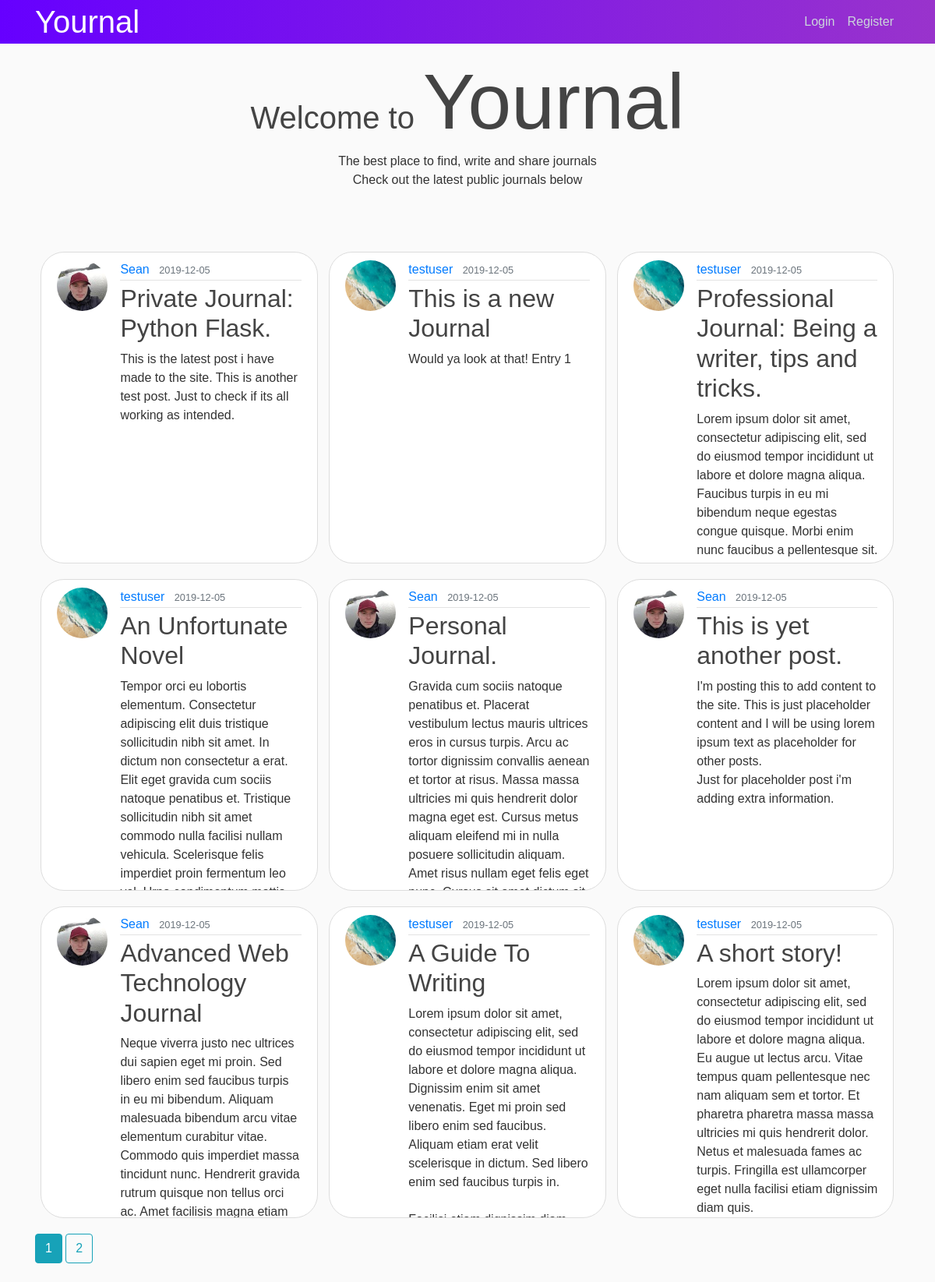
The page /home on the database its author committed.
### yournal/models.py (models this page shows, shortened)
class Post(db.Model):
    id = db.Column(db.Integer, primary_key=True)
    title = db.Column(db.String(100), nullable=False)
    date_posted = db.Column(db.DateTime, nullable=False, default=datetime.utcnow)
    content = db.Column(db.Text, nullable=False)
    user_id = db.Column(db.Integer, db.ForeignKey('user.id'), nullable=False)

class User(db.Model, UserMixin):
    id = db.Column(db.Integer, primary_key=True)
    username = db.Column(db.String(20), unique=True, nullable=False)
    email = db.Column(db.String(120), unique=True, nullable=False)
    image_file = db.Column(db.String(20), nullable=False, default='default.jpg')
    password = db.Column(db.String(60), nullable=False)
    posts = db.relationship('Post', backref='author', lazy=True)

### yournal/routes.py (the view)
@app.route("/")
@app.route("/home")
def home():
    page = request.args.get('page', 1, type=int)
    posts = Post.query.order_by(Post.date_posted.desc()).paginate(page=page, per_page=9)
    return render_template('home.html', posts=posts)

### yournal/templates/home.html
{% extends "layout.html" %}
{% block content %}
<div class="text-center heading-section">
    <h1>Welcome to <em>Yournal</em></h1>
    <p>The best place to find, write and share journals<br>Check out the latest public journals below</p>
</div>
    {% for post in posts.items %}
        <article class="media content">
          <img class="rounded-circle article-img" src="{{ url_for('static', filename='images/' + post.author.image_file) }}">
          <div class="media-body">
            <div class="article-metadata">
              <a class="mr-2" href="{{ url_for('user_posts', username=post.author.username) }}">{{ post.author.username }}</a>
              <small class="text-muted">{{ post.date_posted.strftime('%Y-%m-%d') }}</small>
            </div>
            <h2><a class="article-title" href="{{ url_for('post', post_id=post.id) }}">{{ post.title }}</a></h2>
            <p class="article-content">{{ post.content }}</p>
          </div>
        </article>
    {% endfor %}
    {% for page_num in posts.iter_pages(left_edge=1, right_edge=1, left_current=1, right_current=2) %}
      {% if page_num %}
        {% if posts.page == page_num %}
          <a class="btn btn-info mb-4" href="{{ url_for('home', page=page_num) }}">{{ page_num }}</a>
        {% else %}
          <a class="btn btn-outline-info mb-4" href="{{ url_for('home', page=page_num) }}">{{ page_num }}</a>
        {% endif %}
      {% else %}
        ...
      {% endif %}
    {% endfor %}
{% endblock content %}

### yournal/templates/layout.html (shortened to what this page needs)
<!DOCTYPE html>
<html>
<head>
    <link rel="stylesheet" href="https://maxcdn.bootstrapcdn.com/bootstrap/4.0.0/css/bootstrap.min.css">
    <link rel="stylesheet" type="text/css" href="{{ url_for('static', filename='main.css') }}">
    <link rel="stylesheet" href="https://use.typekit.net/chj7fii.css">
</head>
<body>
    <header class="site-header">
      <nav class="navbar navbar-expand-md navbar-dark bg-colour fixed-top">
        <div class="container">
          <a class="navbar-brand mr-4" href="/">Yournal</a>
          <div class="collapse navbar-collapse" id="navbarToggle">
            <div class="navbar-nav">
              {% if current_user.is_authenticated %}
                <a class="nav-item nav-link" href="{{ url_for('new_post') }}">New Journal</a>
                <a class="nav-item nav-link" href="{{ url_for('account') }}">Account</a>
                <a class="nav-item nav-link" href="{{ url_for('logout') }}">Logout</a>
              {% else %}
                <a class="nav-item nav-link" href="{{ url_for('login') }}">Login</a>
                <a class="nav-item nav-link" href="{{ url_for('register') }}">Register</a>
              {% endif %}
            </div>
          </div>
        </div>
      </nav>
    </header>
    <main role="main" class="container">
        {% block content %}{% endblock %}
    </main>
</body>
</html>

### yournal/static/main.css (style rules this page uses)
body { background: #fafafa; color: #333333; margin-top: 5rem; font-family: raleway, sans-serif; font-weight: 200; font-style: normal; }
h1, h2, h3, h4, h5, h6 { color: #444444; }
.bg-colour { background: rgb(102,0,255); background: linear-gradient(90deg, rgba(102,0,255,1) 0%, rgba(153,51,204,1) 100%); }
.navbar-brand { font-family: french-roast, sans-serif; font-weight: 400; font-style: normal; font-size: 2.5em; line-height: 20px; }
.site-header .navbar-nav .nav-link { color: #cbd5db; }
.heading-section { margin: 120px 0px 80px 0px; }
.heading-section h1 { margin-bottom: 20px; }
.heading-section h1 em { font-family: french-roast, sans-serif; font-weight: 400; font-style: normal; font-size: 2.5em; line-height: 20px; }
.content { background: #ffffff; padding: 10px 20px; border: 1px solid #dddddd; border-radius: 30px; margin-bottom: 20px; overflow: hidden; float: left; width: 32%; margin-left: 0.665%; margin-right: 0.665%; height: 400px; }
.article-title { color: #444444; }
.article-content { white-space: pre-line; }
.article-img { height: 65px; width: 65px; margin-right: 16px; }
.article-metadata { padding-bottom: 1px; margin-bottom: 4px; border-bottom: 1px solid #e3e3e3 }

### rows shown on the page
Post: image_file (picture), author.username "Sean", date_posted "2019-12-05", title "Private Journal: Python Flask.", content "This is the latest post i have made to the site. This is another test post. Just to check if its all working as intended."
Post: image_file (placeholder picture), author.username "testuser", date_posted "2019-12-05", title "This is a new Journal", content "Would ya look at that! Entry 1"
Post: image_file (placeholder picture), author.username "testuser", date_posted "2019-12-05", title "Professional Journal: Being a writer, tips and tricks.", content "Lorem ipsum dolor sit amet, consectetur adipiscing elit, sed do eiusmod tempor incididunt ut labore et dolore magna aliqua. Faucibus turpis in eu mi bibendum neque egestas congue quisque. Morbi enim nunc faucibus a pellentesque sit.…"
Post: image_file (placeholder picture), author.username "testuser", date_posted "2019-12-05", title "An Unfortunate Novel", content "Tempor orci eu lobortis elementum. Consectetur adipiscing elit duis tristique sollicitudin nibh sit amet. In dictum non consectetur a erat. Elit eget gravida cum sociis natoque penatibus et. Tristique sollicitudin nibh sit amet commodo nulla facilisi nullam vehicula. Scelerisque felis imperdiet proin fermentum leo…"
Post: image_file (picture), author.username "Sean", date_posted "2019-12-05", title "Personal Journal.", content "Gravida cum sociis natoque penatibus et. Placerat vestibulum lectus mauris ultrices eros in cursus turpis. Arcu ac tortor dignissim convallis aenean et tortor at risus. Massa massa ultricies mi quis hendrerit dolor magna eget est. Cursus metus aliquam eleifend mi in nulla posuere sollicitudin aliquam. Amet risus nullam eget felis eget…"
Post: image_file (picture), author.username "Sean", date_posted "2019-12-05", title "This is yet another post.", content "I'm posting this to add content to the site. This is just placeholder content and I will be using lorem ipsum text as placeholder for other posts. Just for placeholder post i'm adding extra information."
Post: image_file (picture), author.username "Sean", date_posted "2019-12-05", title "Advanced Web Technology Journal", content "Neque viverra justo nec ultrices dui sapien eget mi proin. Sed libero enim sed faucibus turpis in eu mi bibendum. Aliquam malesuada bibendum arcu vitae elementum curabitur vitae. Commodo quis imperdiet massa tincidunt nunc. Hendrerit gravida rutrum quisque non tellus orci ac. Amet facilisis magna etiam…"
Post: image_file (placeholder picture), author.username "testuser", date_posted "2019-12-05", title "A Guide To Writing", content "Lorem ipsum dolor sit amet, consectetur adipiscing elit, sed do eiusmod tempor incididunt ut labore et dolore magna aliqua. Dignissim enim sit amet venenatis. Eget mi proin sed libero enim sed faucibus. Aliquam etiam erat velit scelerisque in dictum. Sed libero enim sed faucibus turpis in.…"
Post: image_file (placeholder picture), author.username "testuser", date_posted "2019-12-05", title "A short story!", content "Lorem ipsum dolor sit amet, consectetur adipiscing elit, sed do eiusmod tempor incididunt ut labore et dolore magna aliqua. Eu augue ut lectus arcu. Vitae tempus quam pellentesque nec nam aliquam sem et tortor. Et pharetra pharetra massa massa ultricies mi quis hendrerit dolor. Netus et malesuada fames ac turpis. Fringilla est ullamcorper eget nulla facilisi etiam dignissim diam quis."

### other values the page prints
{{ page_num }} "1"
{{ page_num }} "2"
